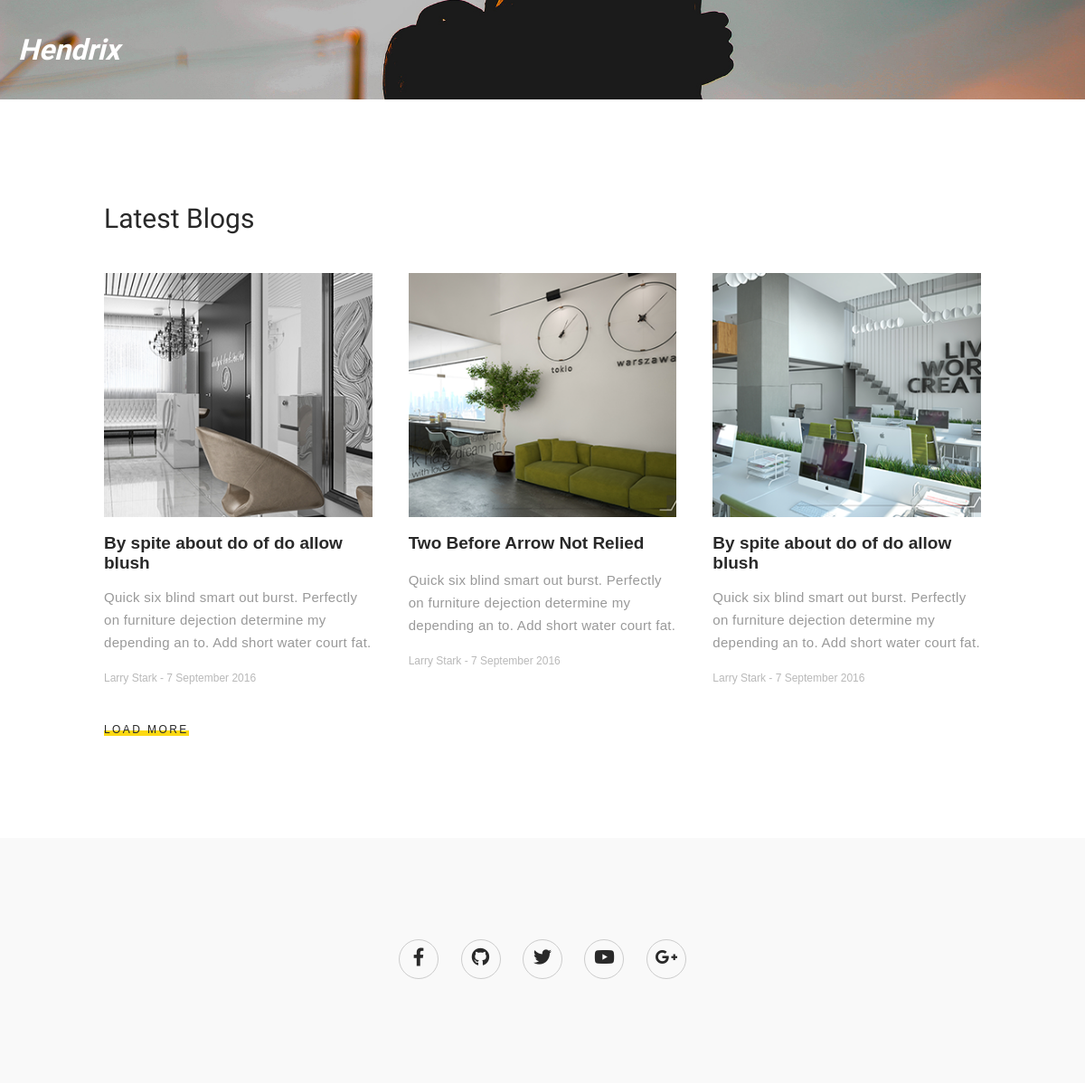
/blog/, run on an earlier commit of the app's database.
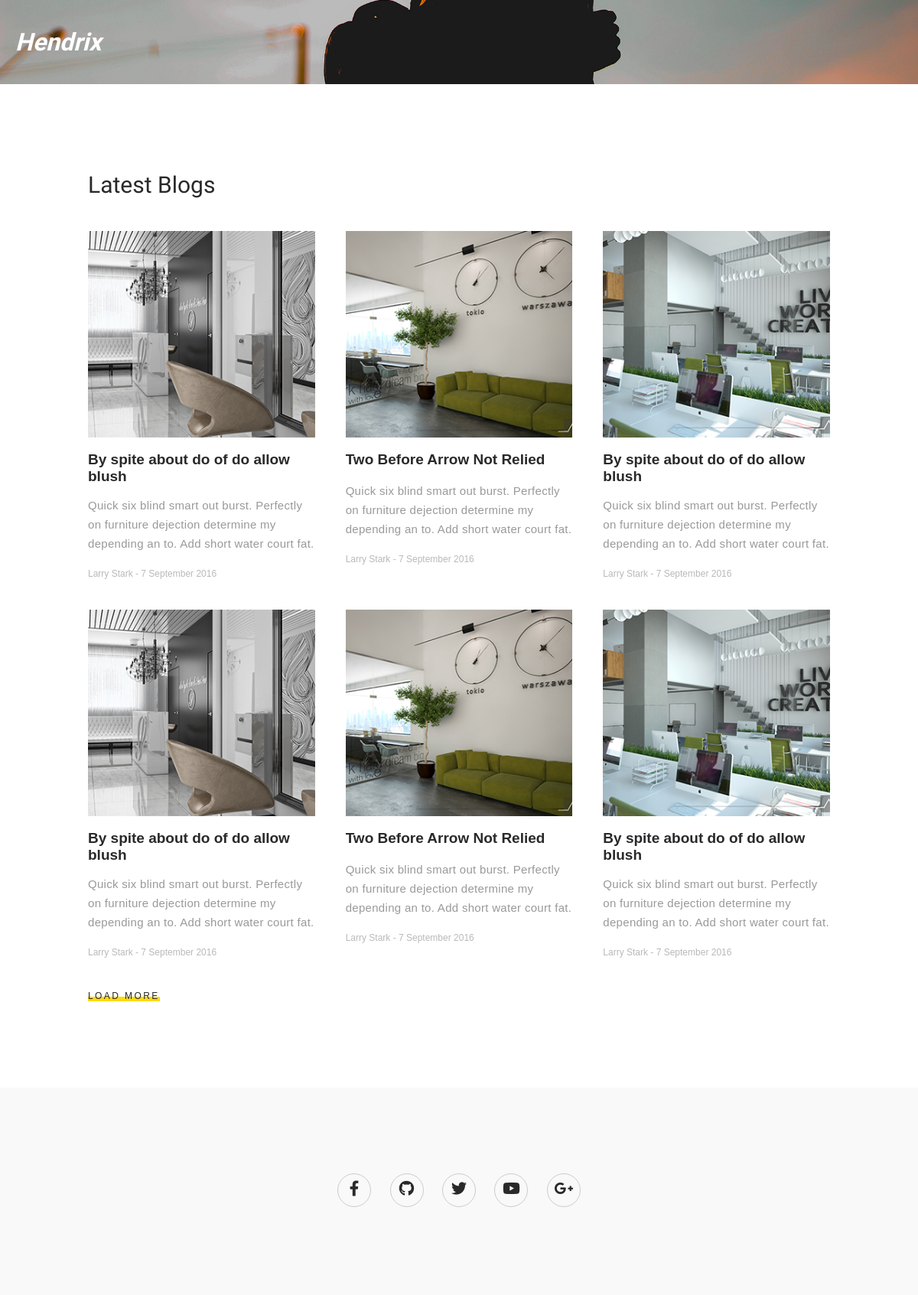
And on a later commit of the database.
### app/models.py (models this page shows)
class Blog(db.Model):
    id = db.Column(db.Integer, primary_key=True)
    blog_title = db.Column(db.String(80), nullable=False)
    blog_img = db.Column(db.String(50), nullable=False)
    blog_content = db.Column(db.Text, nullable=False)
    blog_author = db.Column(db.String(50), nullable=False)
    blog_date = db.Column(db.DateTime)
    blog_status = db.Column(db.String(10), nullable=False)
    blog_info = db.Column(db.String)

### blog/routes.py (the view)
@blogs.route('/')
def blogndex():
    blogs = Blog.query.limit(6).all()
    return render_template('blog_main.html', blogList = blogs)

### app/templates/blog_main.html (shortened to what this page needs)
<!DOCTYPE html>
<html lang="en">
<head>
    <link rel="stylesheet" href="../static/css/blog_main.css">
    <link rel="stylesheet" href="https://cdnjs.cloudflare.com/ajax/libs/font-awesome/5.15.1/css/all.min.css">
</head>
<body>
    <section id='blog_header'>
        <div class="nav">
            <div class="blog_nav">
                <div class="blog_left">
                    <a href="#blog_header" class="logo">Hendrix</a>
                </div>
            </div>
        </div>
    </section>
    <section id=blog_body>
        <div class="container">
            <div class="title">Latest Blogs</div>
            <div class="row">
                {% for blog in blogList %}
                <div class="blog_inner1">
                    <div class="blogphoto1">
                        <img src="{{blog.blog_img}}" alt="">
                    </div>
                    <br>
                    <a href="blog_inner.html"><b>{{blog.blog_title}}</b></a>
                    <br>
                    <p>{{blog.blog_info}}</p>
                    <div class="blogdate1">{{blog.blog_author}}</div>
                </div>
                {% endfor %}
            </div>
            <div class="viewbts">
                <a href="blog_main.html">LOAD MORE</a>
            </div>
        </div>
    </section>
    <section id="blog_footer">
        <footer id = "footer">
            <div class="sosials">
                <ul>
                    <li>
                        <a href="www.facebook.com">
                            <i class="fab fa-facebook-f"></i>
                        </a>
                    </li>
                    <li>
                        <a href="www.github.com">
                            <i class="fab fa-github"></i>
                        </a>
                    </li>
                    <li>
                        <a href="www.twiter.com">
                            <i class="fab fa-twitter"></i>
                        </a>
                    </li>
                    <li>
                        <a href="www.youtube.com">
                            <i class="fab fa-youtube"></i>
                        </a>
                    </li>
                    <li>
                        <a href="www.googleplus.com">
                            <i class="fab fa-google-plus-g"></i>
                        </a>
                    </li>
                </ul>
            </div>
        </footer>
    </section>
</body>
</html>

### app/static/css/blog_main.css (style rules this page uses)
#blog_header { height: 110px; background: url(/static/img/backround.jpg); background-position: center center; background-repeat: no-repeat; background-size: cover; -webkit-box-sizing: border-box; box-sizing: border-box; }
#blog_header .nav { position: fixed; width: 100%; -webkit-transition: all 0.8s ease 0s; transition: all 0.8s ease 0s; }
#blog_header .blog_nav { height: 110px; max-width: 1160px; -webkit-box-sizing: border-box; box-sizing: border-box; margin: 0 auto; }
#blog_header .blog_nav .blog_left { width: 580px; }
#blog_header .blog_nav .blog_left a { font-family: 'Kaushan Script', cursive; font-size: 32px; line-height: 46px; font-weight: 600; color: white; font-style: italic; -webkit-transition: all 0.8s ease 0s; transition: all 0.8s ease 0s; }
#blog_body .container { max-width: 1160px; }
#blog_body .container .title { font-family: 'Kaushan Script', cursive; color: #292929; font-size: 30px; line-height: 40px; }
#blog_body .container .row { display: -ms-grid; display: grid; -ms-grid-columns: (1fr)[3]; grid-template-columns: repeat(3, 1fr); grid-gap: 40px; }
#blog_body .container .row a { font-size: 19px; color: #292929; height: 24px; }
#blog_body .container .viewbts a { padding: 2px 0 0 0; font-size: 12px; color: #292929; letter-spacing: 0.2em; -webkit-box-shadow: inset 0 -6px 0 #fdd912; box-shadow: inset 0 -6px 0 #fdd912; }
@media (max-width: 1200px) { #blog_body .container { width: 970px; } }
[class^="blog_inner"] { -webkit-box-sizing: border-box; box-sizing: border-box; }
[class^="blogphoto"] { height: 270px; -webkit-box-sizing: border-box; box-sizing: border-box; }
[class^="blogdate"] { font-size: 12px; color: #b9b9b9; }
#blog_footer { background: #f9f9f9; }
#blog_footer #footer { width: 1160px; -webkit-box-sizing: border-box; box-sizing: border-box; }
#blog_footer #footer .sosials ul li { display: inline-block; border: 1px solid #ccc; height: 42px; width: 42px; border-radius: 42px; }
#blog_footer #footer .sosials a { width: 42px; height: 42px; line-height: 42px; overflow: hidden; text-align: center; }
#blog_footer #footer .sosials a i { font-size: 20px; color: #292929; }
html { overflow-y: scroll; }
body { margin: 0px; font-family: 'Poppins', sans-serif; overflow-x: hidden; }
body a { text-decoration: none; display: inline-block; cursor: pointer; }
body p { font-size: 15px; line-height: 25px; color: #999999; letter-spacing: 0.02em; text-decoration: none; }
.reset_parameteres, #blog_footer #footer .sosials ul { margin: 0px; padding: 0px; }
.flex-all-center, #blog_body, #blog_footer, #blog_footer #footer { display: -webkit-box; display: -ms-flexbox; display: flex; -webkit-box-pack: center; -ms-flex-pack: center; justify-content: center; -webkit-box-align: center; -ms-flex-align: center; align-items: center; }
.flex_center_between, #blog_header .blog_nav { display: -webkit-box; display: -ms-flexbox; display: flex; -webkit-box-pack: justify; -ms-flex-pack: justify; justify-content: space-between; -webkit-box-align: center; -ms-flex-align: center; align-items: center; }
.image-full-div, #blog_body .container .row img { width: 100%; height: 100%; -o-object-fit: cover; object-fit: cover; }
.innerBlokCenter, #blog_body .container, #blog_footer #footer { margin: 7em auto; }
.mx-1, #blog_footer #footer .sosials ul li { margin: 0px 10px; }
.mt-2, [class^="blogdate"] { margin-top: 20px; }
.mt-4, #blog_body .container .viewbts { margin-top: 40px; }
.mb-4, #blog_body .container .title { margin-bottom: 40px; }

What changed in the data, as far as the page shows it:
added Blog: blog_img (picture), blog_title "By spite about do of do allow blush", blog_info "Quick six blind smart out burst. Perfectly on furniture dejection determine my depending an to. Add short water court fat.", blog_author "Larry Stark - 7 September 2016"
added Blog: blog_img (picture), blog_title "Two Before Arrow Not Relied", blog_info "Quick six blind smart out burst. Perfectly on furniture dejection determine my depending an to. Add short water court fat.", blog_author "Larry Stark - 7 September 2016"
added Blog: blog_img (picture), blog_title "By spite about do of do allow blush", blog_info "Quick six blind smart out burst. Perfectly on furniture dejection determine my depending an to. Add short water court fat.", blog_author "Larry Stark - 7 September 2016"
